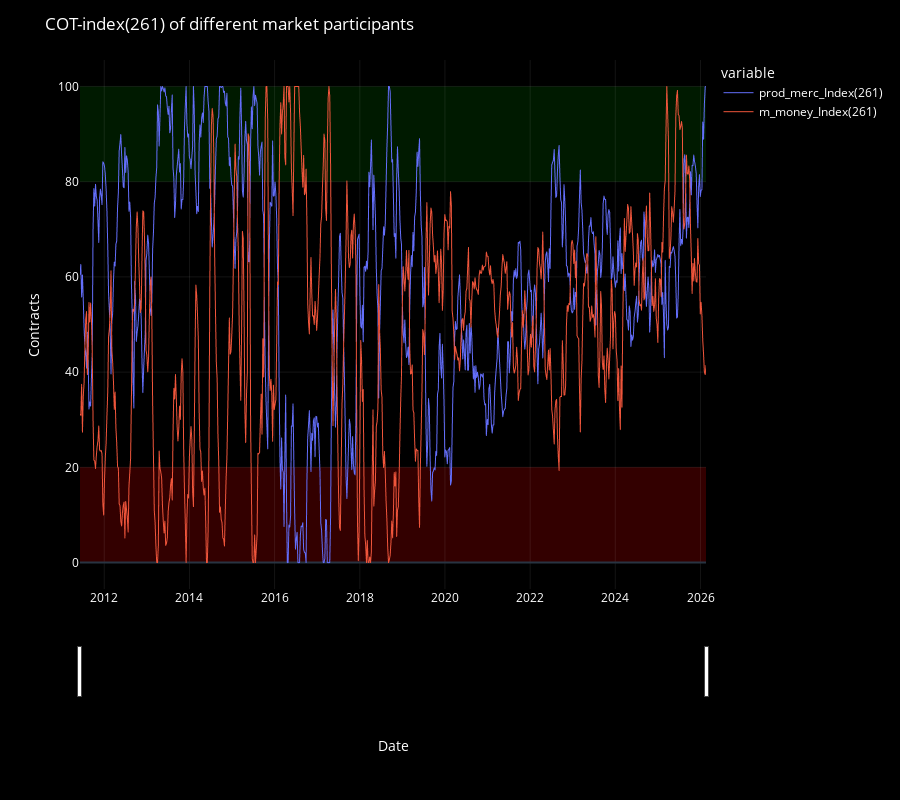

The notebook cell this image was saved under:
### Markdown cell above
- **plot of participants COT-index**

### Code cell
fig = plot_df_chart(
    df = df_index,
    chart_title = f"COT-index({N}) of different market participants",
    draw=False,
    use_markers=False
)

# Add green shaded area (e.g. for high index range)
fig.add_shape(
    type='rect',
    xref='paper',  # entire x-axis
    yref='y',
    x0=0,
    x1=1,
    y0=80,
    y1=100,
    fillcolor='green',
    opacity=0.2,
    line_width=0,
    layer='below'
)

# Add red shaded area (e.g. for low index range)
fig.add_shape(
    type='rect',
    xref='paper',
    yref='y',
    x0=0,
    x1=1,
    y0=0,
    y1=20,
    fillcolor='red',
    opacity=0.2,
    line_width=0,
    layer='below'
)

fig.show()

### Figure 1 — Plotly figure (JSON) as saved in the notebook; plotly's stock layout.template omitted (floating-point values rounded to 4 significant figures; data arrays with more than 128 entries replaced by an {"elided": "..."} marker saying what was removed)
{"data": [{"hovertemplate": "<b>%{fullData.name}</b><br>%{y:.2f}<extra></extra>", "legendgroup": "prod_merc_Index(261)", "line": {"color": "#636efa", "dash": "solid", "width": 1}, "marker": {"symbol": "circle"}, "mode": "lines", "name": "prod_merc_Index(261)", "showlegend": true, "type": "scattergl", "x": {"elided": "768 str values"}, "xaxis": "x", "y": {"elided": "768 float values"}, "yaxis": "y"}, {"hovertemplate": "<b>%{fullData.name}</b><br>%{y:.2f}<extra></extra>", "legendgroup": "m_money_Index(261)", "line": {"color": "#EF553B", "dash": "solid", "width": 1}, "marker": {"symbol": "circle"}, "mode": "lines", "name": "m_money_Index(261)", "showlegend": true, "type": "scattergl", "x": {"elided": "768 str values"}, "xaxis": "x", "y": {"elided": "768 float values"}, "yaxis": "y"}], "layout": {"dragmode": "zoom", "font": {"color": "white", "size": 12}, "height": 800, "legend": {"bgcolor": "rgba(0,0,0,0)", "itemclick": "toggle", "itemdoubleclick": "toggleothers", "title": {"text": "variable"}, "tracegroupgap": 0}, "margin": {"t": 60}, "paper_bgcolor": "black", "plot_bgcolor": "black", "shapes": [{"fillcolor": "green", "layer": "below", "line": {"width": 0}, "opacity": 0.2, "type": "rect", "x0": 0, "x1": 1, "xref": "paper", "y0": 80, "y1": 100, "yref": "y"}, {"fillcolor": "red", "layer": "below", "line": {"width": 0}, "opacity": 0.2, "type": "rect", "x0": 0, "x1": 1, "xref": "paper", "y0": 0, "y1": 20, "yref": "y"}], "title": {"text": "COT-index(261) of different market participants"}, "xaxis": {"anchor": "y", "domain": [0, 1], "gridcolor": "rgba(255,255,255,0.08)", "rangeslider": {"visible": true}, "showgrid": true, "title": {"text": "Date"}}, "yaxis": {"anchor": "x", "domain": [0, 1], "fixedrange": false, "gridcolor": "rgba(255,255,255,0.08)", "showgrid": true, "title": {"text": "Contracts"}}}}
